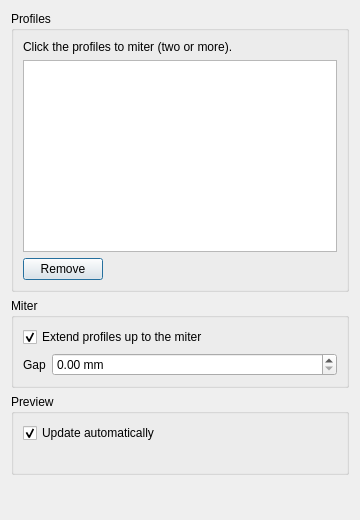
<?xml version="1.0" encoding="UTF-8"?>
<ui version="4.0">
 <class>Dialog</class>
 <widget class="QDialog" name="Dialog">
  <property name="geometry">
   <rect>
    <x>0</x>
    <y>0</y>
    <width>360</width>
    <height>520</height>
   </rect>
  </property>
  <property name="windowTitle">
   <string>Miter Ends</string>
  </property>
  <layout class="QVBoxLayout" name="verticalLayout">
   <item>
    <widget class="QGroupBox" name="groupBox_members">
     <property name="title">
      <string>Profiles</string>
     </property>
     <layout class="QVBoxLayout" name="verticalLayout_members">
      <item>
       <widget class="QLabel" name="hint_label">
        <property name="text">
         <string>Click the profiles to miter (two or more).</string>
        </property>
        <property name="wordWrap">
         <bool>true</bool>
        </property>
       </widget>
      </item>
      <item>
       <widget class="QListWidget" name="members_list">
        <property name="selectionMode">
         <enum>QAbstractItemView::SelectionMode::ExtendedSelection</enum>
        </property>
       </widget>
      </item>
      <item>
       <layout class="QHBoxLayout" name="horizontalLayout_remove">
        <item>
         <widget class="QPushButton" name="remove_button">
          <property name="text">
           <string>Remove</string>
          </property>
         </widget>
        </item>
        <item>
         <spacer name="horizontalSpacer_remove">
          <property name="orientation">
           <enum>Qt::Orientation::Horizontal</enum>
          </property>
          <property name="sizeHint" stdset="0">
           <size>
            <width>40</width>
            <height>20</height>
           </size>
          </property>
         </spacer>
        </item>
       </layout>
      </item>
     </layout>
    </widget>
   </item>
   <item>
    <widget class="QGroupBox" name="groupBox_options">
     <property name="title">
      <string>Miter</string>
     </property>
     <layout class="QFormLayout" name="formLayout_options">
      <item row="0" column="0" colspan="2">
       <widget class="QCheckBox" name="cb_extend">
        <property name="text">
         <string>Extend profiles up to the miter</string>
        </property>
        <property name="checked">
         <bool>true</bool>
        </property>
       </widget>
      </item>
      <item row="1" column="0">
       <widget class="QLabel" name="gap_label">
        <property name="text">
         <string>Gap</string>
        </property>
       </widget>
      </item>
      <item row="1" column="1">
       <widget class="QDoubleSpinBox" name="sb_gap">
        <property name="suffix">
         <string> mm</string>
        </property>
        <property name="decimals">
         <number>2</number>
        </property>
        <property name="minimum">
         <double>0.000000000000000</double>
        </property>
        <property name="maximum">
         <double>100.000000000000000</double>
        </property>
        <property name="singleStep">
         <double>0.100000000000000</double>
        </property>
       </widget>
      </item>
     </layout>
    </widget>
   </item>
   <item>
    <widget class="QGroupBox" name="groupBox_preview">
     <property name="title">
      <string>Preview</string>
     </property>
     <layout class="QVBoxLayout" name="verticalLayout_preview">
      <item>
       <widget class="QCheckBox" name="cb_auto_update">
        <property name="text">
         <string>Update automatically</string>
        </property>
        <property name="checked">
         <bool>true</bool>
        </property>
       </widget>
      </item>
      <item>
       <widget class="QLabel" name="status_label">
        <property name="text">
         <string/>
        </property>
       </widget>
      </item>
     </layout>
    </widget>
   </item>
   <item>
    <widget class="QLabel" name="message_label">
     <property name="text">
      <string/>
     </property>
     <property name="wordWrap">
      <bool>true</bool>
     </property>
    </widget>
   </item>
   <item>
    <spacer name="verticalSpacer">
     <property name="orientation">
      <enum>Qt::Orientation::Vertical</enum>
     </property>
     <property name="sizeHint" stdset="0">
      <size>
       <width>20</width>
       <height>40</height>
      </size>
     </property>
    </spacer>
   </item>
  </layout>
 </widget>
 <resources/>
 <connections/>
</ui>
